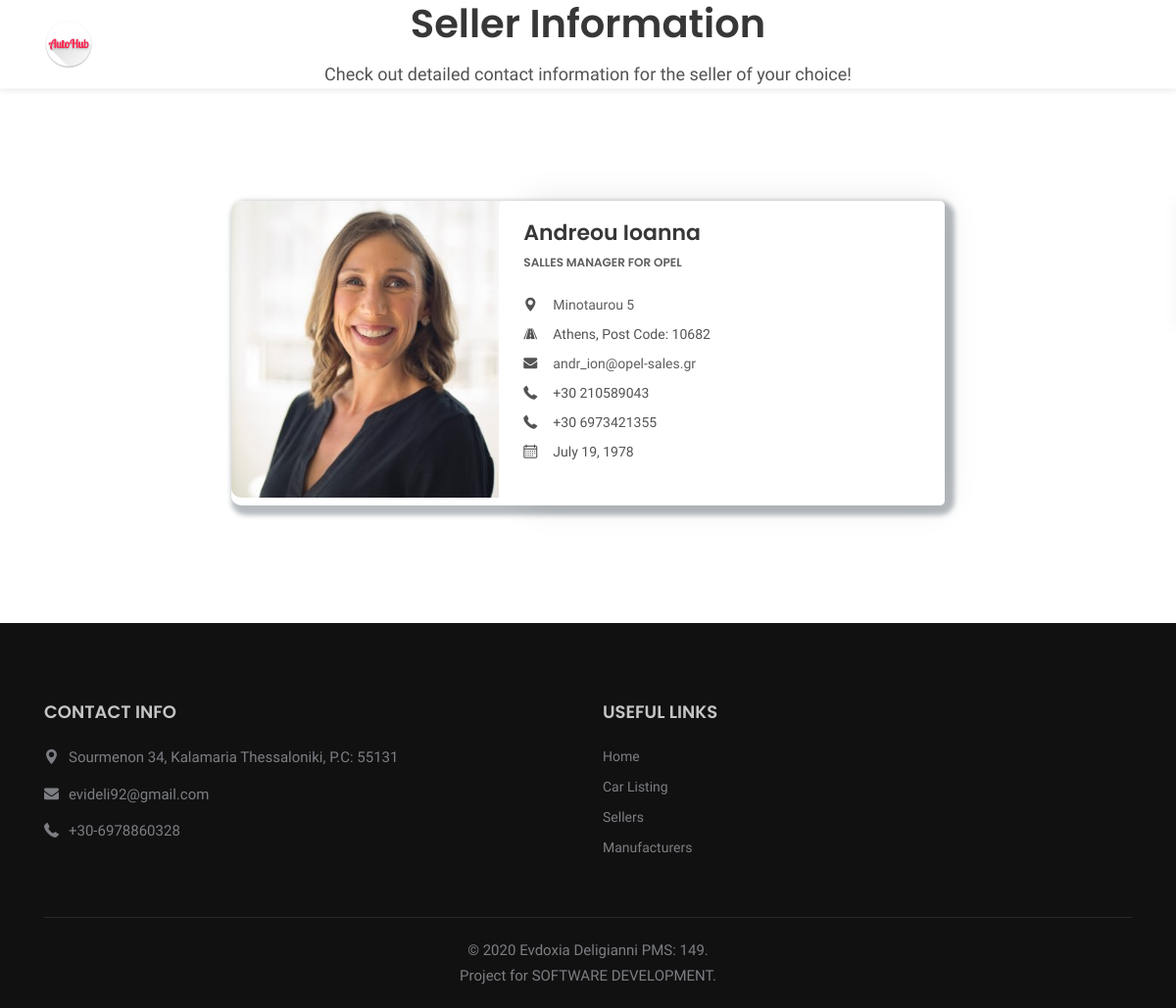
/sellers/3/, run on the app's committed database.
### AutoHub/models.py (models this page shows, shortened)
class Seller(models.Model):
    last_name = models.CharField(max_length=50)
    name = models.CharField(max_length=50)
    adress = models.CharField(max_length=50)
    city = models.CharField(null=True, max_length=10)
    post_code = models.CharField(null=True, max_length=5)
    photo = models.ImageField(null=True)
    Resume = models.TextField(blank=True)
    phone = models.CharField(max_length=15)
    mob_phone = models.CharField(null=True, max_length=15)
    birth_date = models.DateField()
    Email = models.CharField(max_length=25)
    working_brand = models.CharField(null=True, max_length=50)

### AutoHub/views.py (the view)
# urls.py: path('sellers/<int:pk>/', views.seller_detail, name='seller_detail'),
def seller_detail(request, pk):
    seller = get_object_or_404(Seller, pk=pk)
    return render(request, 'seller_detail.html', {'seller': seller})

### templates/seller_detail.html (shortened to what this page needs)
<!DOCTYPE html>
{% load static %}
<html lang="zxx">
<head>
    <link rel="stylesheet" href="{% static 'css/style.css' %}">
    <link rel="stylesheet" type="text/css" href="{% static 'css/bootstrap.min.css' %}">
    <link rel="stylesheet" type="text/css" href="{% static 'css/animate.min.css' %}">
    <link rel="stylesheet" type="text/css" href="{% static 'css/bootstrap-submenu.css' %}">
    <link rel="stylesheet" type="text/css" href="{% static 'css/bootstrap-select.min.css' %}">
    <link rel="stylesheet" type="text/css" href="{% static 'css/magnific-popup.css' %}">
    <link rel="stylesheet" href="{% static 'css/leaflet.css' %}" type="text/css">
    <link rel="stylesheet" type="text/css" href="{% static 'fonts/font-awesome/css/font-awesome.min.css' %}">
    <link rel="stylesheet" type="text/css" href="{% static 'fonts/flaticon/font/flaticon.css' %}">
    <link rel="stylesheet" type="text/css" href="{% static 'fonts/linearicons/style.css' %}">
    <link rel="stylesheet" type="text/css" href="{% static 'css/jquery.mCustomScrollbar.css' %}">
    <link rel="stylesheet" type="text/css" href="{% static 'css/dropzone.css' %}">
    <link rel="stylesheet" type="text/css" href="{% static 'css/slick.css' %}">
    <link rel="stylesheet" type="text/css" href="{% static 'css/style.css' %}">
    <link rel="stylesheet" type="text/css" id="style_sheet" href="{% static 'css/skins/midnight-blue.css' %}">
    <link rel="stylesheet" type="text/css" href="{% static 'css/ie10-viewport-bug-workaround.css' %}">
</head>
<body>
<header class="main-header sticky-header header-with-top">
    <div class="container">
        <nav class="navbar navbar-expand-lg navbar-light">
           <a class="logo">
                <img src="{% static 'img/favicon.png' %}" alt="logo">
            </a>
            <div class="navbar-collapse collapse w-100" id="navbar">
                <ul class="navbar-nav ml-auto">
                    <li class="nav-item dropdown">
                        <a class="nav-link dropdown-toggle" href="http://127.0.0.1:8000/" id="navbarDropdownMenuLink">
                        </a>
                    </li>
                    <li class="nav-item dropdown active">
                        <a class="nav-link dropdown-toggle" href="http://127.0.0.1:8000/cars/">
                        </a>
                    <li class="nav-item dropdown active">
                        <a class="nav-link dropdown-toggle" href="http://127.0.0.1:8000/manufacturers/">
                        </a>
                    </li>
                    <li class="nav-item dropdown active">
                        <a class="nav-link dropdown-toggle" href="http://127.0.0.1:8000/sellers/">
                        </a>
                    </li>
                </ul>
            </div>
        </nav>
    </div>
</header>
<div class="main-title">
    <h1>Seller Information</h1>
    <p>Check out detailed contact information for the seller of your choice!</p>
</div>
{% block content %}
    <div class="agent-page content-area">
        <div class="container">
            <div class="row" style="justify-content: center">
                <div class="col-lg-8">
                    <div class="row team-2 mb-50">
                        <div class="col-xl-5 col-lg-6 col-md-5 col-sm-12 col-pad ">
                            <div class="photo">
                                {% if seller.photo %}
                                    <img src="{{ seller.photo.url }}" alt="avatar-9" class="img-fluid">
                                {% endif %}
                            </div>
                        </div>
                        <div class="col-xl-7 col-lg-6 col-md-7 col-sm-12 col-pad align-self-center bg">
                            <div class="detail">
                                {% if seller.last_name %}
                                    <h4>
                                        {{ seller.last_name }} {{ seller.name }}
                                    </h4>
                                {% endif %}
                                <h5> Salles Manager for {{ seller.working_brand }}</h5>
                                <div class="contact">
                                    <ul>
                                        <li>
                                            <i class="flaticon-pin"></i><a>{{ seller.adress }}</a>
                                        </li>
                                        <li>
                                            <i class="flaticon-road"></i>{{ seller.city }}, Post
                                            Code: {{ seller.post_code }}
                                        </li>
                                        <li>
                                            <i class="flaticon-mail"></i><a
                                                href="mailto:info@autohub.com">{{ seller.Email }}</a>
                                        </li>
                                        <li>
                                            <i class="flaticon-phone"></i> {{ seller.phone }}
                                        </li>
                                        <li>
                                            <i class="flaticon-phone"></i> {{ seller.mob_phone }}
                                        </li>
                                        <li>
                                            <i class="flaticon-calendar"></i>{{ seller.birth_date }}
                                        </li>
                                    </ul>
                                </div>
                            </div>
                        </div>
                    </div>
                </div>
            </div>
        </div>
    </div>
{% endblock %}
        <footer class="footer">
            <div class="container footer-inner">
                <div class="row">
                    <div class="col-xl-6 col-lg-6 col-md-6 col-sm-6">
                        <div class="footer-item clearfix">
                            <h4>
                                Contact Info
                            </h4>
                            <ul class="contact-info">
                                <li>
                                    <i class="flaticon-pin"></i> Sourmenon 34, Kalamaria Thessaloniki, P.C: 55131
                                </li>
                                <li>
                                    <i class="flaticon-mail"></i> <a>evideli92@gmail.com</a>
                                </li>
                                <li>
                                    <i class="flaticon-phone"></i><a>+30-6978860328</a>
                                </li>
                            </ul>
                        </div>
                    </div>
                    <div class="col-xl-6 col-lg-6 col-md-6 col-sm-6">
                        <div class="footer-item">
                            <h4>
                                Useful Links
                            </h4>
                            <ul class="links">
                                <li>
                                    <a href="http://127.0.0.1:8000/">Home</a>
                                </li>
                                <li>
                                    <a href="http://127.0.0.1:8000/cars/">Car Listing</a>
                                </li>
                                <li>
                                    <a href="http://127.0.0.1:8000/sellers/">Sellers</a>
                                </li>
                                <li>
                                    <a href="http://127.0.0.1:8000/manufacturers/">Manufacturers</a>
                                </li>
                            </ul>
                        </div>
                    </div>
                    <div class="col-xl-12 col-lg-12">
                        <p class="copy sub-footer">© 2020 <a href="#">Evdoxia Deligianni PMS: 149.</a>
                            <br> Project for SOFTWARE DEVELOPMENT.</p>
                    </div>
                </div>
            </div>
        </footer>
</body>
</html>

### data on the page
Seller: photo (picture), last_name "Andreou", name "Ioanna", working_brand "OPEL", adress "Minotaurou 5", city "Athens", post_code "10682", Email "andr_ion@opel-sales.gr", phone "+30 210589043", mob_phone "+30 6973421355", birth_date "July 19, 1978"
